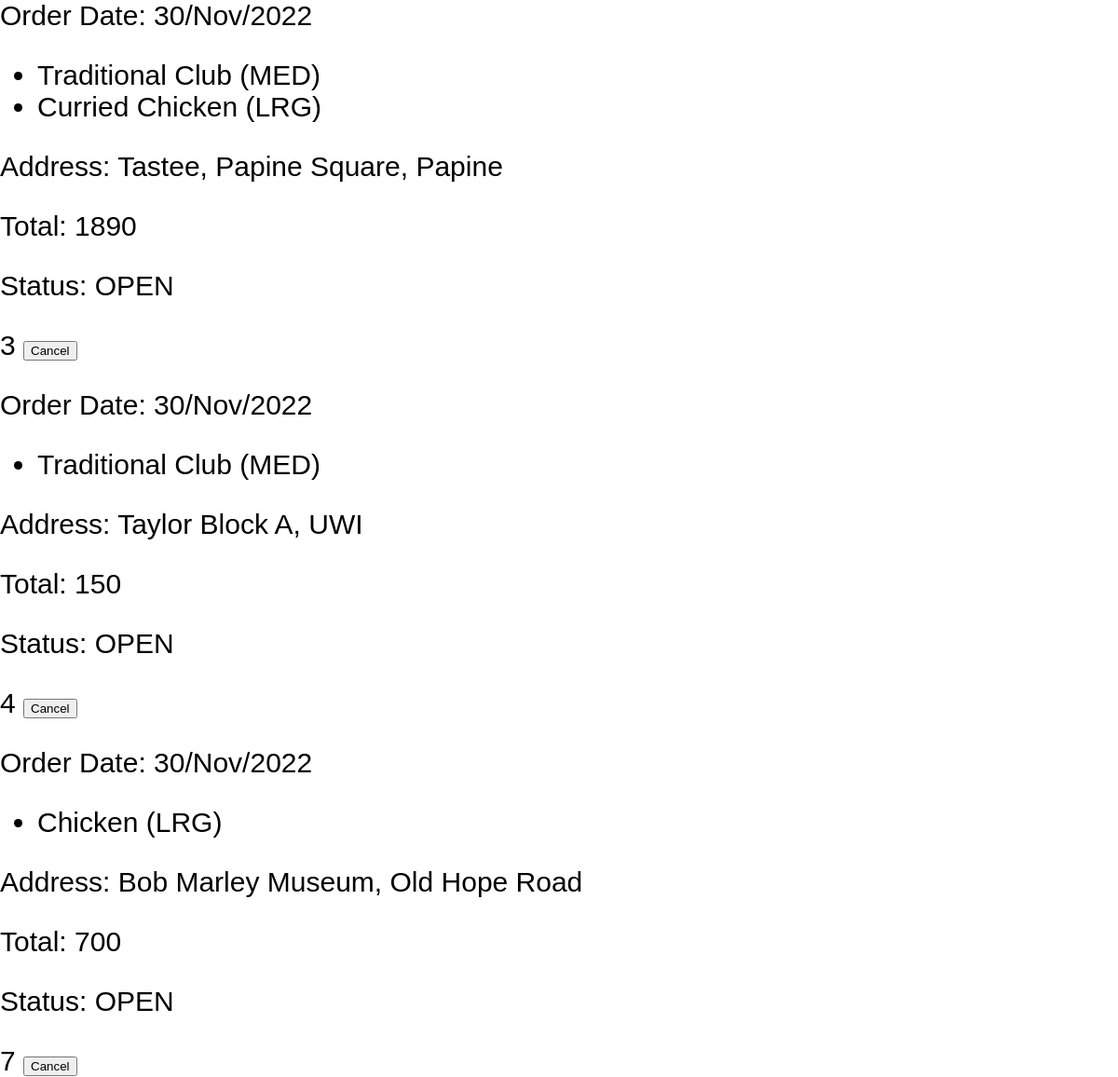
Page /prevOrders.php on the earlier database version.
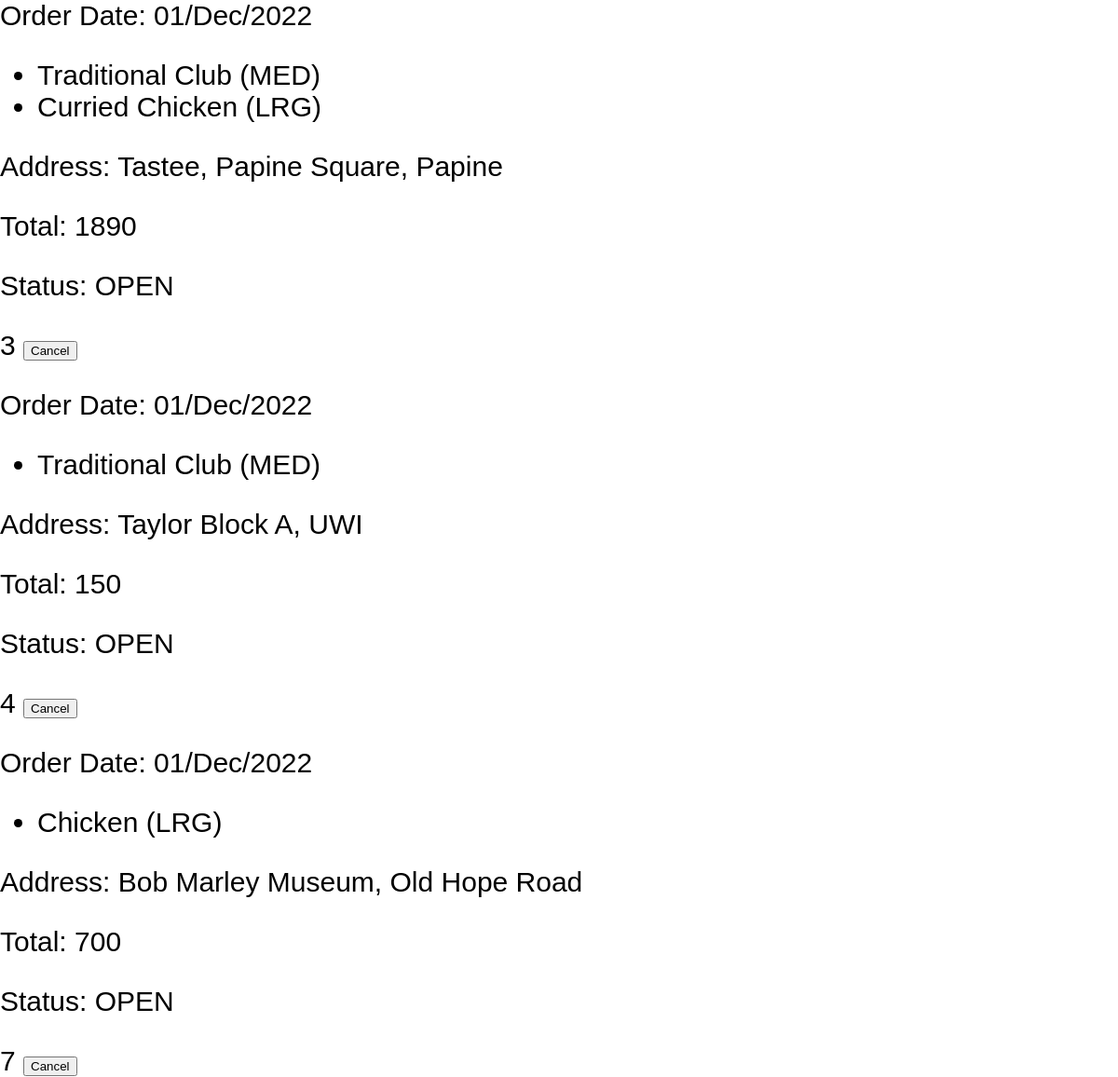
Same page on the later database version.
### tables this page shows
CREATE TABLE `orders` (
    `id` int(11) NOT NULL AUTO_INCREMENT,
    `total` int(11) NOT NULL default 0,
    `items` varchar(300)  NOT NULL default '',
    `status` char(4) NOT NULL default 'OPEN',
    `delivered` varchar(3) NOT NULL default 'NO',
    `date` varchar(11) NOT NULL default '',
    `gen_del_location` varchar(80) NOT NULL default '',
    `address` varchar(100) NOT NULL default '',
    `start_time` varchar(10) NOT NULL default '',
    `end_time` varchar(10) NOT NULL default '',
    `cusId` int(11) NOT NULL default 0,
    `deliveryPersonnel` varchar(100) NOT NULL default '',
    PRIMARY KEY (`id`)

);

CREATE TABLE `menuItems` (
    `id` int(11) NOT NULL AUTO_INCREMENT ,
    `name` varchar(50) NOT NULL default '',
    `category` varchar(35)  NOT NULL default '',
    `medium_size` char(3) NOT NULL default 'MED', 
    `large_size` char(3) NOT NULL default '', 
    `price` int(5)  NOT NULL default 0,
    `large_price` int(5) NOT NULL default 0,
    `image` varchar(50) NOT NULL default 'default-menu-image.jpg',
    `in_stock` varchar(3) NOT NULL default 'YES',
    PRIMARY KEY (`id`)

);

### prevOrders.php (the view, shortened to what this page needs)
<?php
    require "DBManager.php";
    $SESSION['user'] = [2, "Mary", []];
    $host = 'localhost';
    $username = 'boardwalk_user';
    $password = 'password123';
    $dbname = 'cafeInfo';
    $cusId = $SESSION['user'][0];
    $db = new DBManager($host, $username, $password, $dbname);
    $conn = $db->getConn();
    $stmt = $conn->query("SELECT * FROM orders WHERE cusId = $cusId ORDER BY status DESC");
    $orders = $stmt->fetchAll();
    foreach($orders as $order):
?>
    <div class="order" id="order-<?=$order["date"]?>">
        <p>Order Date: <?=$order["date"]?></p>
        <ul>
        <?php $items = explode(", ",$order['items']);
                foreach($items as $item):
                    $foodID = explode(" ", $item)[0];
                    $foodSize = explode(" ", $item)[1];
                    $menuStmt = $conn->query("SELECT * FROM menuitems WHERE id = $foodID");
                    $foodName = $menuStmt->fetchAll()[0]['name'];
        ?>
            <li><?=$foodName?> (<?=$foodSize?>)</li>
            <?php endforeach?>
        </ul>
        <p>Address: <?=$order['address']?>, <?=$order['gen_del_location']?></p>
        <p>Total: <?=$order['total']?></p>
        <p>Status: <?=$order['status']?></p>
        <?php if($order['status'] == 'OPEN'):
            echo $order['id'];?>
            <button class="cancel-order-btn" id="<?=$order['id']?>">Cancel</button>
        <?php endif?>
    </div>
<?php endforeach;
?>

### DBManager.php (shortened to what this page needs)
<link rel="stylesheet" href="index.css">

Differences in the rows shown:
changed orders "Tastee, Papine Square": date "30/Nov/2022" → "01/Dec/2022"
changed orders "Taylor Block A": date "30/Nov/2022" → "01/Dec/2022"
changed orders "Bob Marley Museum": date "30/Nov/2022" → "01/Dec/2022"
